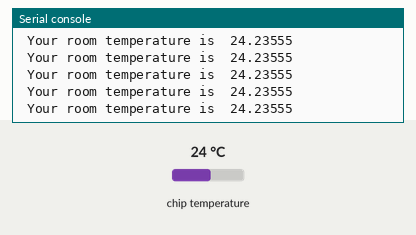
The program below on a simulated Raspberry Pi Pico running MicroPython. Shown: the last lines printed to the serial console. The test bench sets the inputs (shaded band); at power-on: chip temperature 24 °C.

Above: at 1.2 s.
1.3 s: chip temperature set to 1 °C
At 1.56 s:
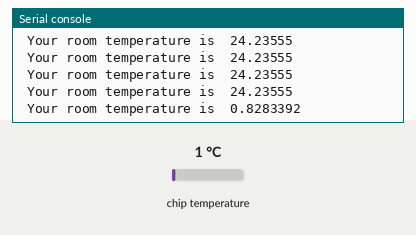
2.8 s: chip temperature set to 11 °C
At 2.96 s:
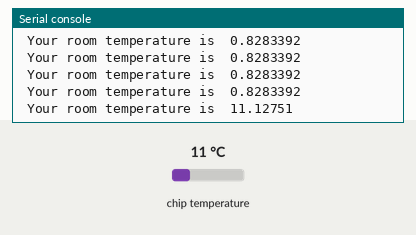
Timing chart, 0 to 5.8 s (numbered marks = the images above; inputs shaded):
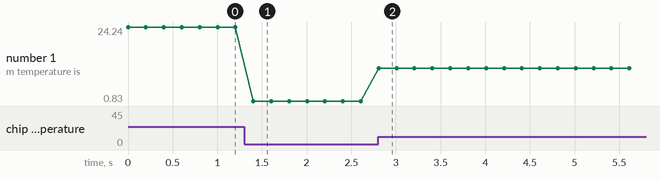

The program:

ReadPot_GP26_Offset_Scale_PLUSTEMPERATURE.py
```python
from machine import Pin, ADC, PWM
import utime
#PWM1A=PWM(Pin(2)) # GP2  pin 4
#PWM1A.freq(1000)


PotWiperCounts=ADC(Pin(26)) # can also call machine.ADC(3)
GP2OFFSET=288  # The PotWiperCounts when the pot is full CCW
GP2GAIN=1.004 # GP2 read 65535 at full cw, however once 288 counts are
# subtracted from it, it needs multiplied by the ratio to make it back to 65535 full scale

RPiPicoTempRawCounts=ADC(4)
RPiPicoTempVolts=3.3/65535

while True:
 #   print(PotWiperCounts.read_u16())
 #   PotWiperCountsTUNED=((PotWiperCounts.read_u16())-GP2OFFSET)*GP2GAIN
 #   print("PotWiperCounts TUNED=", PotWiperCountsTUNED)
# BONUS POINTS ! How many volts is 30 counts of offset ?
# Hint 3.3V = 65535 counts . In reality the resolution is still 4096 12 bits
    RPiPicoTemperature = (27 - (((RPiPicoTempRawCounts.read_u16()*RPiPicoTempVolts)-.706)/.001721))
    print (" Your room temperature is " , RPiPicoTemperature)
    utime.sleep(.2)
# The formula 27C = .706V on the ADC converter. Each degree reduces the volts by 1.721 mV

print("Adjusted GP2 value is:", PotWiperCountsReal)

# MAKE a NOTE what the PotWiperCounts are at full CW - full up________
# MAKE a NOTE what the PotWiperCounts are at full CCW - full down________
# The value at full CCW should be zero. The value it really shows is called OFFSET !!
# The next program you will correct the OFFSET and then also the gain error - The value at full CW !
```

Measured:
- after the input at 1.3 s, the serial console: prints a new line after 0.10 s (image 1)
- after the input at 2.8 s, the serial console: prints a new line at once (image 2)
- plotted number 1: 24.24 → 0.83 after the input at 1.3 s, 0.83 → 11.13 after the input at 2.8 s
